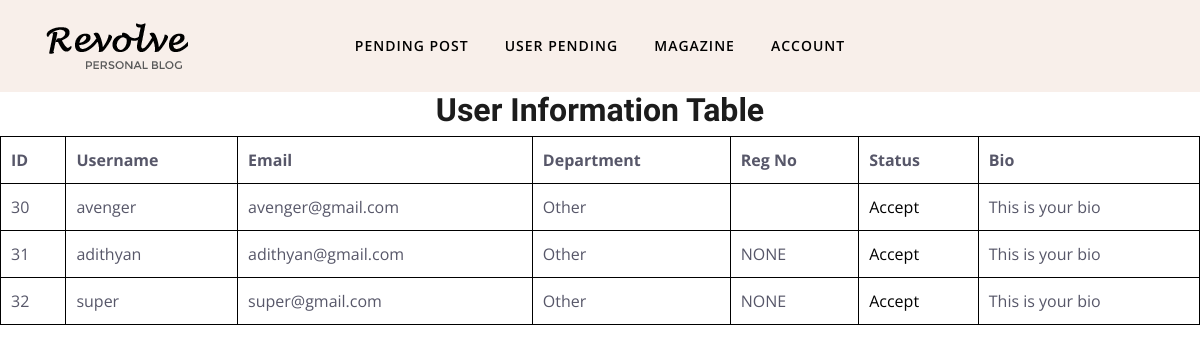
Before: /user_pending with the older database file.
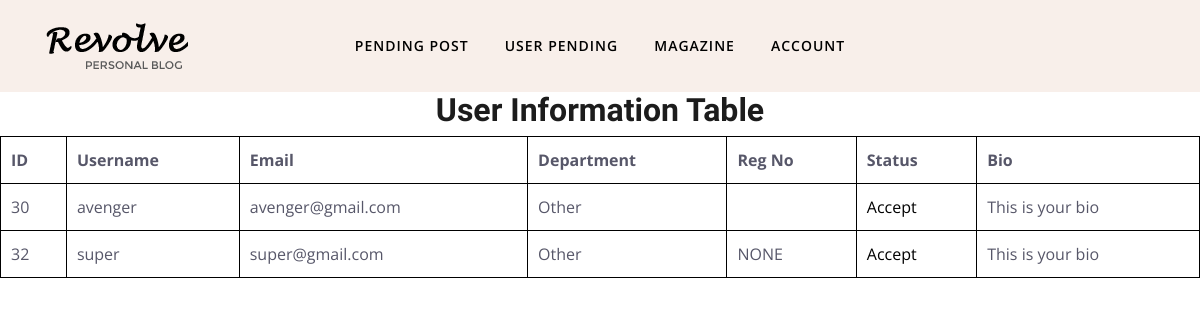
After: the same page with the newer database file.
### register/models.py (models this page shows, shortened)
class Profile(models.Model):
    DEPARTMENT_CHOICES = [
        ('v1', 'Other'),
        ('v2', 'MCA'),
        ('v3', 'MBA'),
        ('v4', 'B-Tech'),
    ]
    id = models.AutoField(primary_key=True)
    username = models.CharField(max_length=150)
    email = models.EmailField()
    department = models.CharField(max_length=50, choices=DEPARTMENT_CHOICES)
    register_no = models.CharField(max_length=150,default="NONE")
    accepted = models.BooleanField(default=False)
    is_admin = models.BooleanField(default=False)
    bio = models.TextField(blank=True, null=True, default="This is your bio")
    profile_picture = models.ImageField(
        upload_to='profile_pictures/',
        default='profile_pictures/default.png',
        blank=True,
        null=True
    )

### super/views.py (the view)
# urls.py: path('user_pending',views.userpending,name="userpending"),
def userpending(request):
    profiles = Profile.objects.filter(accepted=False)
    return render(request,'user_pending.html',{'set':profiles})

### templates/user_pending.html (shortened to what this page needs)
{% load static %}
<!DOCTYPE html>
<html lang="en">
<head>
	<link rel="stylesheet" href={% static "plugins/bootstrap/css/bootstrap.min.css"  %}>
	<link rel="stylesheet" href={% static "plugins/themify/css/themify-icons.css" %}>
	<link rel="stylesheet" href={% static "plugins/slick-carousel/slick-theme.css" %}>
	<link rel="stylesheet" href={% static "plugins/slick-carousel/slick.css" %}>
	<link rel="stylesheet" href={% static "plugins/owl-carousel/owl.carousel.min.css"  %}>
	<link rel="stylesheet" href={% static "plugins/owl-carousel/owl.theme.default.min.css"  %}>
	<link rel="stylesheet" href={% static "plugins/magnific-popup/magnific-popup.css"  %}>
	<link rel="stylesheet" href={% static "css/style.css"  %}>
</head>
<body>
	<header class="header-top bg-grey justify-content-center">
		<div class="container">
			<div class="row align-items-center">
				<div class="col-lg-2 col-md-4 text-center d-none d-lg-block">
					<a class="navbar-brand " href={% url 'adminhome' %}>
						<img src={% static "images/logo.png"  %} alt="" class="img-fluid">
					</a>
				</div>
				<div class="col-lg-8 col-md-12">
					<nav class="navbar navbar-expand-lg navigation-2 navigation">
						<div class="collapse navbar-collapse" id="navbar-collapse">
							<ul id="menu" class="menu navbar-nav mx-auto">
								<li class="nav-item"><a href={% url 'adminhome' %} class="nav-link">Pending Post</a></li>
								<li class="nav-item"><a href={% url 'userpending' %} class="nav-link">User Pending</a></li>
								<li class="nav-item"><a href={% url 'magazine' %} class="nav-link">Magazine</a></li>
								<li class="nav-item dropdown">
									<a class="nav-link dropdown-toggle" href="#" id="navbarDropdown3" role="button" data-toggle="dropdown"
										aria-haspopup="true" aria-expanded="false">
										Account
									</a>
								</li>
							</ul>
						</div>
					</nav>
				</div>
			</div>
		</div>
	</header>
    <h2>User Information Table</h2>
    <table>
        <thead>
            <tr>
                <th>ID</th>
                <th>Username</th>
                <th>Email</th>
                <th>Department</th>
                <th>Reg No</th>
                <th>Status</th>
                <th>Bio</th>
            </tr>
        </thead>
        <tbody>
            {% for i in set %}
            <tr>
                <td>{{ i.id }}</td>
                <td>{{ i.username }}</td>
                <td>{{ i.email }}</td>
                <td>{{ i.get_department_display }}</td>
                <td>{{ i.register_no }}</td>
                <td><a href={% url 'acceptuser' i.id %}>Accept</a></td>
                <td>{{ i.bio }}</td>
            </tr>
            {% endfor %}
        </tbody>
    </table>
</body>
</html>

Changed rows visible on the page:
no longer on this page (row edited): Profile: id "31", username "adithyan", email "adithyan@gmail.com", department "Other", register_no "NONE", bio "This is your bio"
